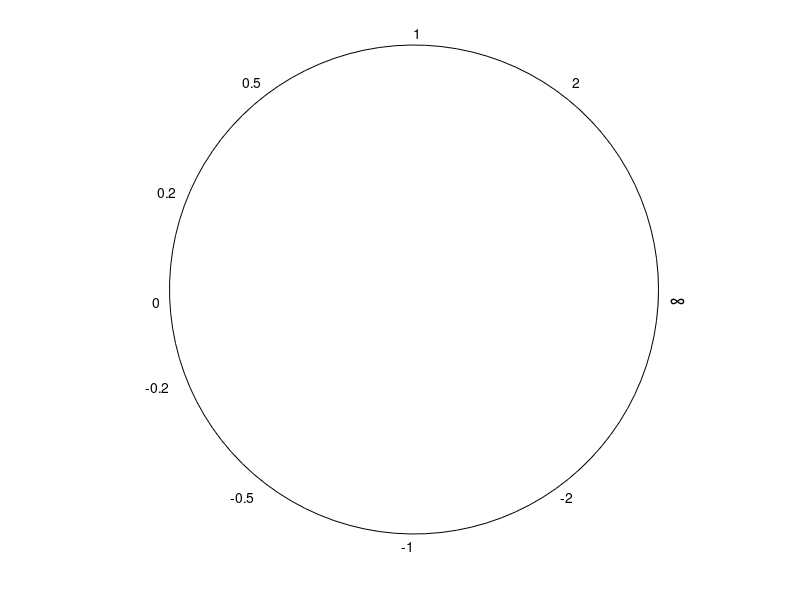

Source code (MATLAB):
% smithgrid: Plots the Smith Chart grid with seperate Tags.
%
% figH = smithgrid (CFh);
%   Plots a smith chart grid in the figure handle CFh, in the
%   *CurrentAxes*. The basics of the Smith Chart are Tagged `smith'. The
%   actual grid itself is tagged `smithgrid', to allow the grid to be
%   turned off separately from the whole chart.
%
% figH = smithgrid;
%   Creates a new figure, and just puts up a smith chart grid.
%
% Most often called without an output argument, but can return the figure
% handle (CFh).


function figH = smithgrid(CFh);
% -------------------------------------------------------------------------
% Creates a standard Smith Chart. 
% -------------------------------------------------------------------------

  if ((nargin < 1) || ~ishandle(CFh))
    CFh = figure;
  end;

  theta = linspace(0, 2*pi)';

  % : [0 0 0] for traditional plots, but ugly.
  lns = '-';
  col = [0.8 0.8 0.8];

  % Set up Constant Resistance Circles, Constant Reactance Circles,
  % Constant VSWR circles, and the real axis.
  ConstR([0.2 0.5 1 2 5]);
  ConstX([0.2 0.5 1 2],[1 2 5 5]);
  ConstVSWR([2]);
  % Consensus is that the real line is not optional :-)
  line ([-1 1], [0 0], 'LineStyle', lns, 'Color', col, 'Tag','smidfith');

  % Do a bit of fiddling to get the text scale positioned...
  text(-1.07, -0.05, '0',   'Tag', 'smithgrid');
  text(-0.7,  -0.05, '0.2', 'Tag', 'smithgrid');
  text(-0.38, -0.05, '0.5', 'Tag', 'smithgrid');
  text( 0.03, -0.05, '1',   'Tag', 'smithgrid');
  text( 0.35, -0.05, '2',   'Tag', 'smithgrid');
  text( 0.71, -0.05, '5',   'Tag', 'smithgrid');
  handle = text(1.05, -0.05, '\infty', 'Tag', 'smithgrid');
  set (handle, 'Fontsize', 15);

  text(-1.05,  0.4,   '0.2', 'Tag', 'smithgrid');
  text(-1.1,  -0.4,  '-0.2', 'Tag', 'smithgrid');
  text(-0.7,   0.85,  '0.5', 'Tag', 'smithgrid');
  text(-0.75, -0.85, '-0.5', 'Tag', 'smithgrid');
  text( 0,     1.05,  '1',   'Tag', 'smithgrid');
  text(-0.05, -1.05, '-1',   'Tag', 'smithgrid');
  text( 0.65,  0.85,  '2',   'Tag', 'smithgrid');
  text( 0.6,  -0.85, '-2',   'Tag', 'smithgrid');

  % Grey circles with full lines (as opposed to the black dotted lines)
  % overwrite the outer black circle of the patch. Simplest solution is to
  % draw the patch *last*. 
  patch (cos(theta), sin(theta), 'w', 'Tag', 'smith');

  % Special case for just a chart :-)
  if nargin < 1
    CAh = get (CFh, 'CurrentAxes');
    set (CAh, 'Visible', 'Off', ...
      'DataAspectRatio', [1 1 1]);
  end;

  if nargout > 0
    figH = CFh;
  end;
  
  function ConstR(r);
  % -------------------------------------------------------------------------
  % Nested for lns, col, theta access.
  % Plots a circle of Constant Resistance (r is normalized Ohms).
  % These are defined as having centres of (r/(1+r),0) and radii
  % of 1/(1+r). The order of the multiplications is necesary to
  % allow FULL VECTORIZATION!! ie ConstR([0 0.2 0.5 1 2 5])
  % -------------------------------------------------------------------------
    radius = 1./(1+r);
    x = cos(theta)*radius + ones(size(theta))*(r./(1+r));
    y = sin(theta)*radius;
    line (x,y, 'LineStyle', lns, 'Color', col, 'Tag', 'smithgrid');
  endfunction
  
  function ConstX(x,endR);
  % -------------------------------------------------------------------------
  % Nested for lns, col access.
  % Plots a (partial) circle of constant reactance (x is normalized Ohms)
  % the ``circle'' starts at 0 (on the unit circle) and ends at endR
  % resistance to stop clutter on the chart. Called as
  % ConstX([0.2 0.5 1 2], [1 2 5 5]);
  % -------------------------------------------------------------------------
    z = linspace(0, 1).' * endR + j * ones(100,1) * x;
    rho = (z-1)./(z+1);
    line (real(rho), imag(rho), 'LineStyle', lns, 'Color', col, ...
      'Tag', 'smithgrid');
    line (real(rho), -imag(rho), 'LineStyle', lns, 'Color', col, ...
      'Tag', 'smithgrid');
  endfunction
  
  
  function ConstVSWR(VSWR);
  % -------------------------------------------------------------------------
  % Nested for lns, col, theta access.
  % Simply plots a circle at the constant VSWR specified.
  % Can be called as ConstVSWR([1.5 2 2.5 3])
  % -------------------------------------------------------------------------
    mag = abs((1-VSWR)./(1+VSWR));
    line (cos(theta)*mag, sin(theta)*mag, 'LineStyle', lns, 'Color', col,...
      'Tag', 'smithgrid');
  endfunction

endfunction
